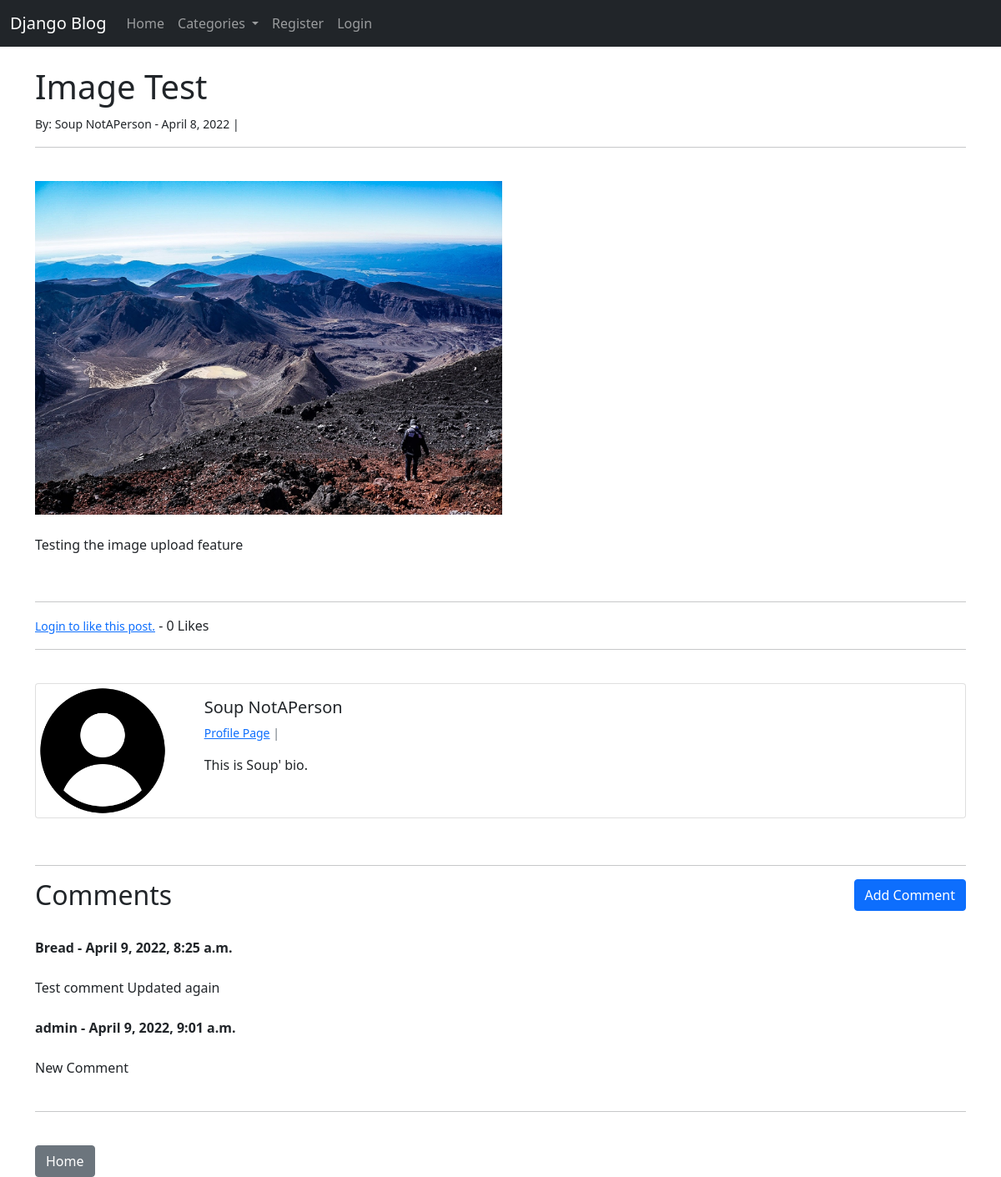
Page /article/21 on the committed database.
### theblog/models.py (models this page shows, shortened)
class Post(models.Model):
    title = models.CharField(max_length=255)
    header_image = models.ImageField(null=True, blank=True, upload_to='images/')
    author = models.ForeignKey(User, on_delete=models.CASCADE)
    body = RichTextField(blank='True', null=True)
    post_date = models.DateField(auto_now_add=True)
    category = models.CharField(max_length=255, default='unspecified')
    likes = models.ManyToManyField(User, related_name='blog_posts')
    snippet = models.CharField(max_length=255,)
    def total_likes(self):
        return self.likes.count()

class Profile(models.Model):
    user = models.OneToOneField(User, null=True, on_delete=models.CASCADE)
    bio = models.TextField()
    profile_pic = models.ImageField(null=True, blank=True, upload_to='images/profile/')
    website_url= models.CharField(max_length=255, null=True, blank=True)
    facebook_url= models.CharField(max_length=255, null=True, blank=True)
    twitter_url= models.CharField(max_length=255, null=True, blank=True)
    instagram_url= models.CharField(max_length=255, null=True, blank=True)
    github_url= models.CharField(max_length=255, null=True, blank=True)

class Comment(models.Model):
    post = models.ForeignKey(Post, on_delete=models.CASCADE, related_name='comments')
    user = models.ForeignKey(User, on_delete=models.CASCADE)
    body = models.TextField()
    date_added = models.DateTimeField(auto_now_add=True)

### theblog/views.py (the view)
# urls.py: path('article/<int:pk>', ArticleDetailView.as_view(), name='article-detail'),
class ArticleDetailView(DetailView):
    model = Post
    template_name = 'article_details.html'
    def get_context_data(self, *args, **kwargs):
        cat_menu = Category.objects.all().order_by('name')
        context = super(ArticleDetailView, self).get_context_data(*args, **kwargs)
        current_post = get_object_or_404(Post, id=self.kwargs['pk'])
        total_likes = current_post.total_likes()
        liked = False
        if current_post.likes.filter(id=self.request.user.id).exists():
            liked = True
        context["cat_menu"] = cat_menu
        context["total_likes"] = total_likes
        context["liked"] = liked
        return context

### theblog/models.py (called while the page is built)
    def __str__(self):
        return self.name

### theblog/templates/article_details.html (shortened to what this page needs)
{% extends 'base.html' %}
{% load static %}
{% block content %}
<h1>{{ post.title }}</h1>
<small>
    By: {{ post.author.first_name }} {{ post.author.last_name }} -
    {{ post.post_date }} |
</small><br>
<hr>
<br>
{% if post.header_image %}
<img src= "{{ post.header_image.url }}" style="width: 35rem; height: 25rem;">
<br><br>
{% endif %}
{{ post.body|safe }}
<br>
<hr>
<form action="{% url 'like_post' post.pk %}" method="POST">
    {% if user.is_authenticated %}
        {% if liked %}
            <button type="submit" name="post_id" value="{{ post.id }}" class="btn btn-danger btn-sm">Unlike</button>
        {% else %}
            <button type="submit" name="post_id" value="{{ post.id }}" class="btn btn-primary btn-sm">Like</button>
        {% endif %}
    {% else %}
        <small> <a href="{% url 'login' %}"> Login to like this post.</a></small>
    {% endif %}
    - {{ total_likes }} Likes
</form>
<hr>
<br>
<div class="card mb-3">
    <div class="row g-0">
      <div class="col-md-2">
    {% if post.author.profile.profile_pic %}
        <img src="{{ post.author.profile.profile_pic.url }}" class="img-fluid" style="max-width: 10rem;">
    {% else %}
        <img src="{% static 'theblog/images/default_profile_pic.png' %}" class="img-fluid" style="max-width: 10rem;">
    {% endif %}
      </div>
      <div class="col-md-10">
        <div class="card-body">
          <h5 class="card-title">{{ post.author.first_name }} {{ post.author.last_name }}</h5>
            <p class="small text-muted">
                <a href="{% url 'show_profile_page' post.author.profile.id %}">Profile Page</a> |
            </p>
          <p class="card-text">{{ post.author.profile.bio }}</p>
        </div>
      </div>
    </div>
  </div>
  <br>
  <hr>
  <h2>Comments<a href="{% url 'add_comment' post.pk %}" class="btn btn-primary" style="float:right;">Add Comment</a></h2>
  <br>
  {% if not post.comments.all %}
      No Comments Yet <a href="{% url 'add_comment' post.pk %}">Add One</a>
  {% else %}
      {% for comment in post.comments.all %}
          <strong>{{ comment.user }} - {{ comment.date_added }}</strong>
        {% if user.is_authenticated %}
            {% if user.id == comment.user.id %}
                <small>
                    <a href="{% url 'edit_comment' comment.pk %}">[Edit]</a>
                    <a href="{% url 'delete_comment' comment.pk %}">[Delete]</a>
                </small><br>
            {% else %}
                <br>
            {% endif %}
        {% else %}
            <br>
        {% endif %}
          <br>
          {{ comment.body }}
          <br><br>
      {% endfor %}
  {% endif %}
  <hr>
  <br>
<a href="{% url 'home' %}" class="btn btn-secondary">Home</a>
{% endblock %}

### rows in the picture
Post: title "Image Test", author.first_name "Soup", author.last_name "NotAPerson", post_date "April 8, 2022", header_image (picture), body "Testing the image upload feature", author.profile.bio "This is Soup' bio."
Comment: user "Bread", date_added "April 9, 2022, 8:25 a.m.", body "Test comment Updated again"
Comment: user "admin", date_added "April 9, 2022, 9:01 a.m.", body "New Comment"

### other values in the picture
{{ total_likes }} "0"
